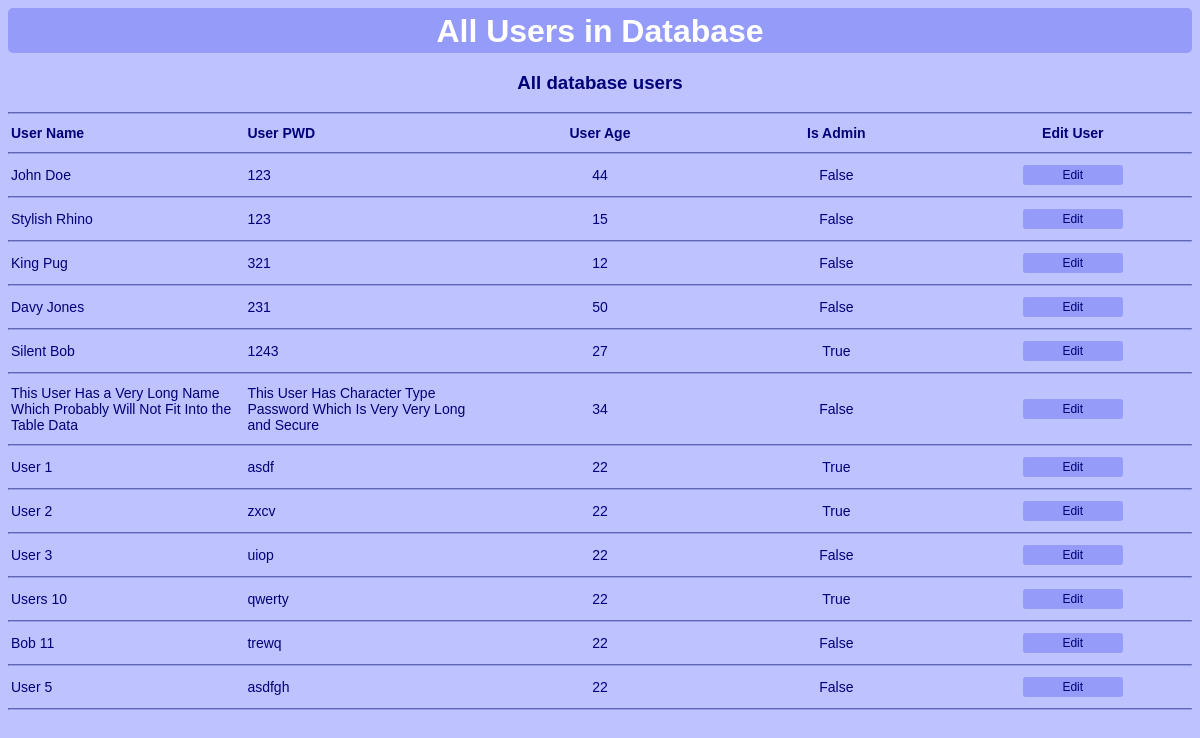
/user_all, run on an earlier commit of the app's database.
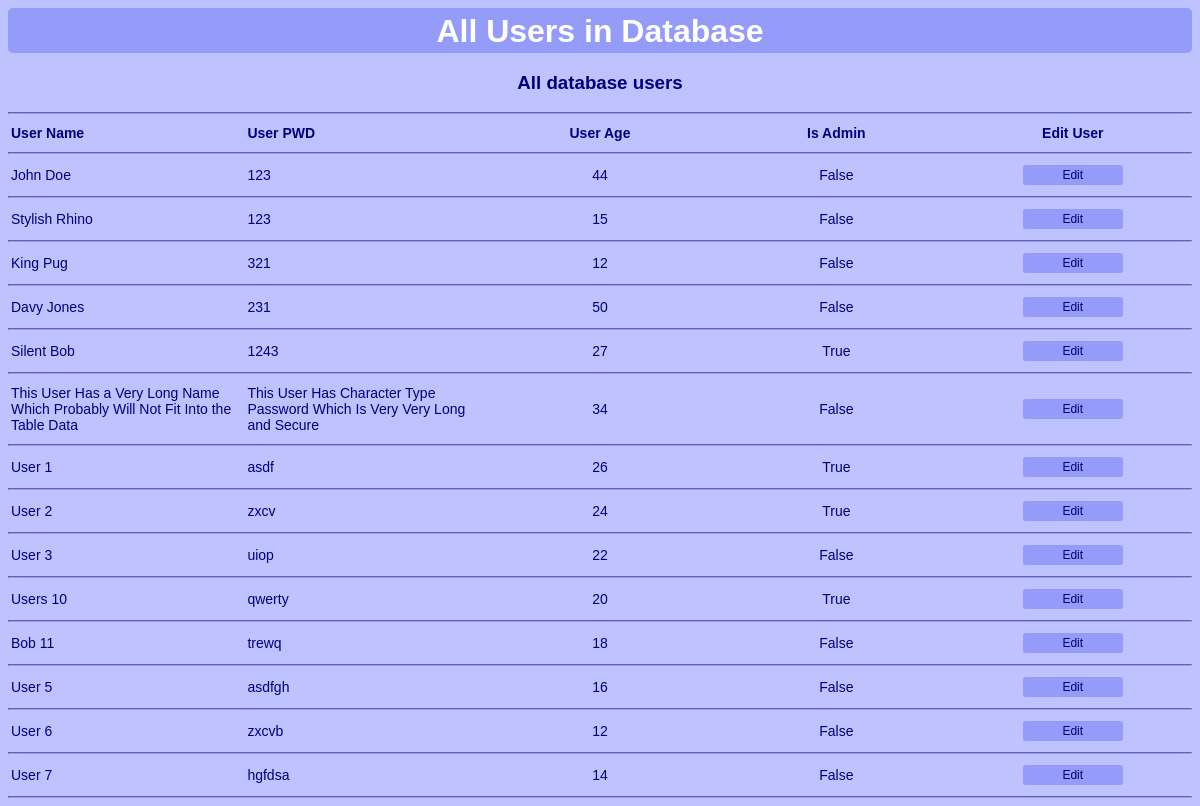
And on a later commit of the database.
### Database.py (models this page shows)
class User(db.Model):  # Define a class 'User' that inherits the SQLAlchemy Model class
    id = db.Column(db.Integer, primary_key=True)  # Primary key column for unique identification
    name = db.Column(db.String(300), nullable=False)  # Column for the user's name
    password = db.Column(db.String(300), nullable=False)  # Column for user's password
    age = db.Column(db.Integer, nullable=False)  # Column for the person's age
    isAdmin = db.Column(db.Boolean, nullable=False)  # Is user admin

### app.py (the view)
@app.route("/user_all", methods=['GET'])
def user_all():
    from Database import User
    users = User.query.all()
    print("/user_all: User information acquired")
    return render_template("user_all.html", allUsers=users)

### templates/user_all.html (shortened to what this page needs)
{% extends 'base.html' %}
{% block body %}
<h1>All Users in Database</h1>
<center>
    <h3>All database users</h3>
    <hr>
    <table>
        <tr>
            <th>User Name</th>
            <th>User PWD</th>
            <th style="text-align:center;">User Age</th>
            <th style="text-align:center;">Is Admin</th>
            <th style="text-align:center; width:10%;">Edit User</th>
        </tr>
    </table>
    <hr>
    {% for user in allUsers %}
    <table>
        <tr>
            <td>{{user.name}}</td>
            <td>{{user.password}}</td>
            <td style="text-align:center;">{{user.age}}</td>
            <td style="text-align:center;">{{user.isAdmin}}</td>
            <td style="text-align:center;">
                <form action="/user_edit" method="POST">
                    <button class="smallButton" type="submit">Edit</button>
                </form>
            </td>
        </tr>
    </table>
    <hr>
    {% endfor %}
</center>
{% endblock %}

### templates/base.html (shortened to what this page needs)
<!DOCTYPE html>
<html lang="en">
<head>
    <link rel="stylesheet" href="{{url_for('static', filename='css/db_style.css')}}">
</head>
<body>
    {% block body %}{% endblock %}
</body>
</html>

### static/css/db_style.css (style rules this page uses)
body { background-color: #bec2ff; font-family: helvetica; color: #000078; }
hr { border-color: #949bf8; }
h1 { padding-top: 5px; height: 40px; background-color: #949bf8; text-align: center; color: white; margin: auto; border-radius: 5px; font-family: helvetica; }
table { width: 100%; font-size: 14px; text-align: left; border: transparent; border-width: 1px; }
th, td { width: 10%; border: transparent; border-width: 1px; }
button { width: 250px; height: 40px; font-size: 20px; background-color: #949bf8; color: white; border: transparent; border-radius: 5px; }
.smallButton, .popup-confirm { width: 100px; height: 20px; font-size: 12px; background-color: #949bf8; color: #000078; border-radius: 3px; border-color: #949bf8; }
.popup-close, { position: absolute; top: 0px; right: 5px; font-size: 15px; cursor: pointer; }

What changed in the data, as far as the page shows it:
changed User "User 1": age "22" → "26"
changed User "User 2": age "22" → "24"
changed User "Users 10": age "22" → "20"
changed User "Bob 11": age "22" → "18"
changed User "User 5": age "22" → "16"
added User: name "User 6", password "zxcvb", age "12", isAdmin "False"
added User: name "User 7", password "hgfdsa", age "14", isAdmin "False"
